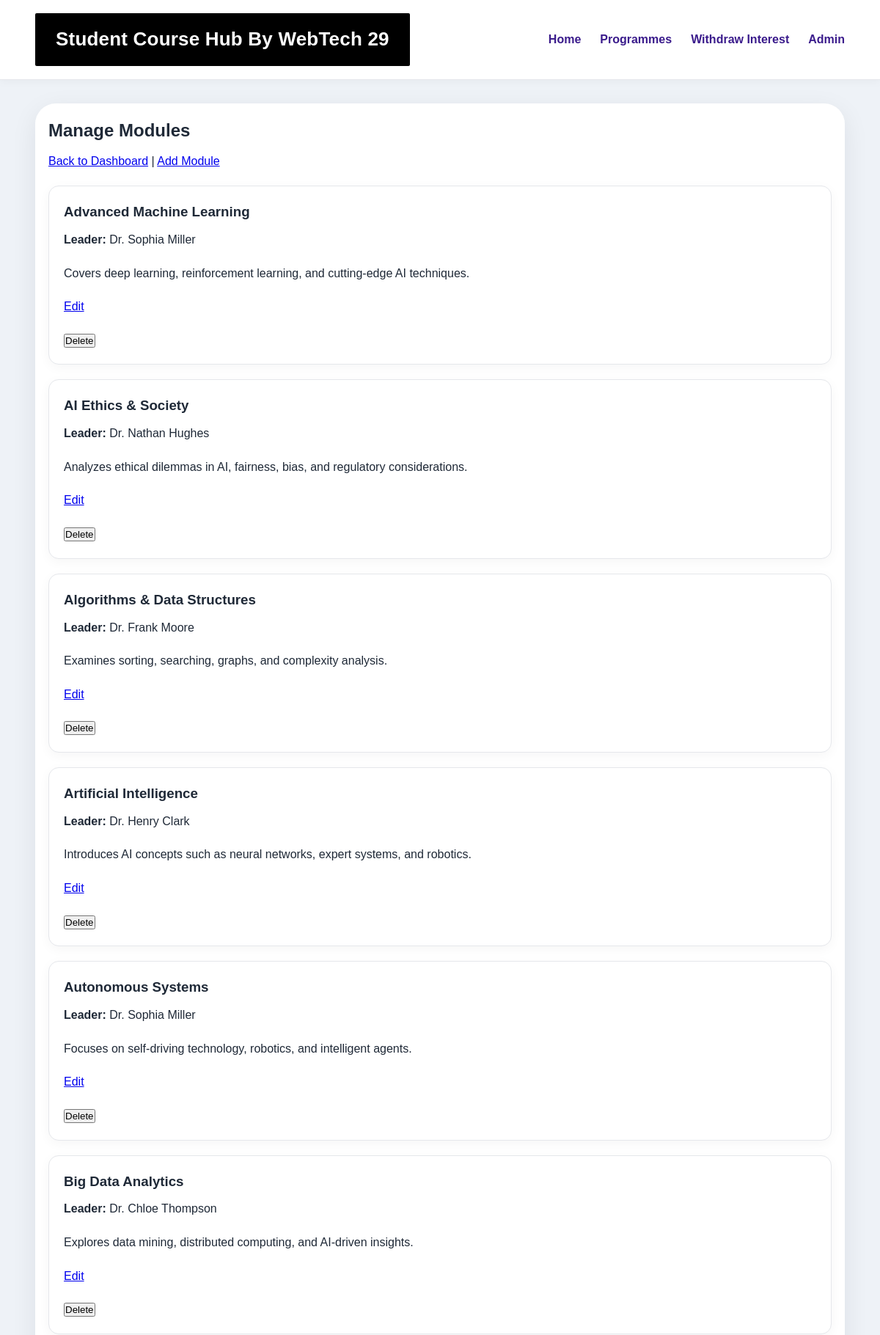
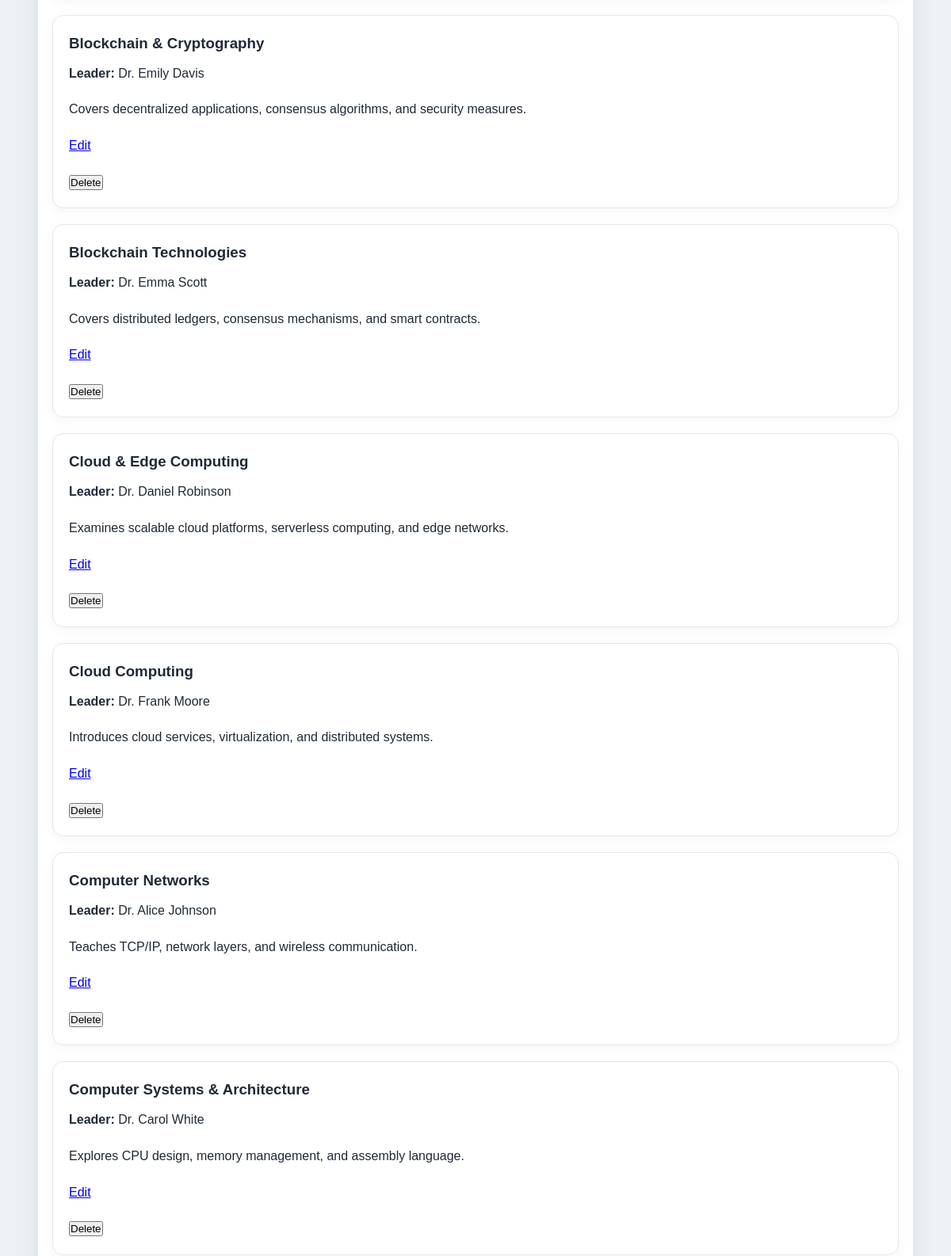
/index.php?action=admin_modules (signed in, upper part), run on the app's committed database (2 pictures, top to bottom).
### tables this page shows
CREATE TABLE `modules` (
  `ModuleID` int(11) NOT NULL,
  `ModuleName` text NOT NULL,
  `ModuleLeaderID` int(11) DEFAULT NULL,
  `Description` text DEFAULT NULL,
  `Image` text DEFAULT NULL
);

CREATE TABLE `staff` (
  `StaffID` int(11) NOT NULL,
  `Name` text NOT NULL
);

### app/controllers/AdminModuleController.php (called while the page is built, shortened)
<?php
require_once __DIR__ . '/../models/Module.php';
class AdminModuleController
{
    private Module $moduleModel;
    public function __construct(PDO $pdo)
    {
        $this->moduleModel = new Module($pdo);
    }
    public function index()
    {
        $modules = $this->moduleModel->getAll();
        require __DIR__ . '/../views/admin/modules/index.php';
    }
}

### app/models/Module.php (called while the page is built, shortened)
<?php
class Module
{
    private PDO $pdo;
    public function __construct(PDO $pdo)
    {
        $this->pdo = $pdo;
    }
    public function getAll(): array
    {
        $stmt = $this->pdo->query(
            "SELECT m.*, s.Name AS LeaderName
             FROM modules m
             LEFT JOIN staff s ON m.ModuleLeaderID = s.StaffID
             ORDER BY m.ModuleName"
        );
        return $stmt->fetchAll(PDO::FETCH_ASSOC);
    }
}

### app/views/admin/modules/index.php (the view, shortened to what this page needs)
<?php require __DIR__ . '/../../layouts/header.php'; ?>
<h2>Manage Modules</h2>
<p>
    <a href="index.php?action=admin_dashboard">Back to Dashboard</a> |
    <a href="index.php?action=admin_module_create">Add Module</a>
</p>
<?php if (!empty($modules)): ?>
    <?php foreach ($modules as $module): ?>
        <div class="card">
            <h3><?= htmlspecialchars($module['ModuleName']) ?></h3>
            <p><strong>Leader:</strong> <?= htmlspecialchars($module['LeaderName'] ?? '') ?></p>
            <p><?= htmlspecialchars($module['Description'] ?? '') ?></p>
<p>
    <a href="index.php?action=admin_module_edit&id=<?= $module['ModuleID'] ?>">Edit</a>
</p>
<form method="POST" action="index.php?action=admin_module_delete" onsubmit="return confirm('Delete this module?');">
    <button type="submit">Delete</button>
</form>
        </div>
    <?php endforeach; ?>
<?php else: ?>
    <p>No modules found.</p>
<?php endif; ?>
<?php require __DIR__ . '/../../layouts/footer.php'; ?>

### public/css/style.css (style rules this page uses)
* { box-sizing: border-box; margin: 0; padding: 0; }
body { font-family: Arial, sans-serif; background: #eef2f7; color: #1f2937; line-height: 1.6; }
main h1, main h2, main h3 { margin-bottom: 10px; }
main p { margin-bottom: 20px; }
.card { padding: 20px; margin-bottom: 20px; border: 1px solid #e5e7eb; border-radius: 14px; background: #ffffff; box-shadow: 0 4px 16px rgba(0, 0, 0, 0.04); }

### data on the page
modules: ModuleName "Advanced Machine Learning", ModuleLeaderID.Name "Dr. Sophia Miller", Description "Covers deep learning, reinforcement learning, and cutting-edge AI techniques."
modules: ModuleName "AI Ethics & Society", ModuleLeaderID.Name "Dr. Nathan Hughes", Description "Analyzes ethical dilemmas in AI, fairness, bias, and regulatory considerations."
modules: ModuleName "Algorithms & Data Structures", ModuleLeaderID.Name "Dr. Frank Moore", Description "Examines sorting, searching, graphs, and complexity analysis."
modules: ModuleName "Artificial Intelligence", ModuleLeaderID.Name "Dr. Henry Clark", Description "Introduces AI concepts such as neural networks, expert systems, and robotics."
modules: ModuleName "Autonomous Systems", ModuleLeaderID.Name "Dr. Sophia Miller", Description "Focuses on self-driving technology, robotics, and intelligent agents."
modules: ModuleName "Big Data Analytics", ModuleLeaderID.Name "Dr. Chloe Thompson", Description "Explores data mining, distributed computing, and AI-driven insights."
modules: ModuleName "Blockchain & Cryptography", ModuleLeaderID.Name "Dr. Emily Davis", Description "Covers decentralized applications, consensus algorithms, and security measures."
modules: ModuleName "Blockchain Technologies", ModuleLeaderID.Name "Dr. Emma Scott", Description "Covers distributed ledgers, consensus mechanisms, and smart contracts."
modules: ModuleName "Cloud & Edge Computing", ModuleLeaderID.Name "Dr. Daniel Robinson", Description "Examines scalable cloud platforms, serverless computing, and edge networks."
modules: ModuleName "Cloud Computing", ModuleLeaderID.Name "Dr. Frank Moore", Description "Introduces cloud services, virtualization, and distributed systems."
modules: ModuleName "Computer Networks", ModuleLeaderID.Name "Dr. Alice Johnson", Description "Teaches TCP/IP, network layers, and wireless communication."
modules: ModuleName "Computer Systems & Architecture", ModuleLeaderID.Name "Dr. Carol White", Description "Explores CPU design, memory management, and assembly language."
